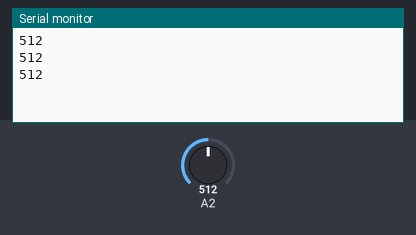
The sketch below on a simulated Arduino Uno, built with avr-gcc and run on an emulated ATmega328P. Parts: the last lines printed to the serial monitor. The test bench sets the inputs (shaded band); at power-on: A2 = 512.

Above: at 1.3 s.
1.4 s: A2 set to 716
At 1.9 s:
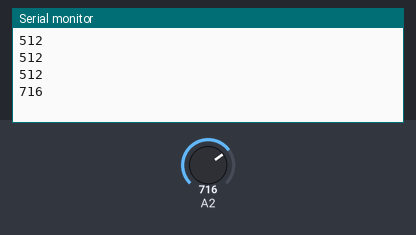
2.9 s: A2 set to 900
At 3.4 s:
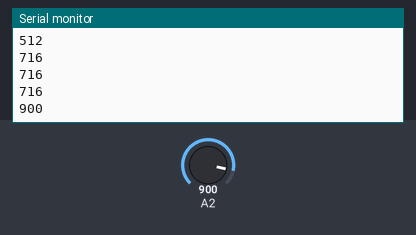
Timing chart, 0 to 5.9 s (numbered marks = the images above; inputs shaded):
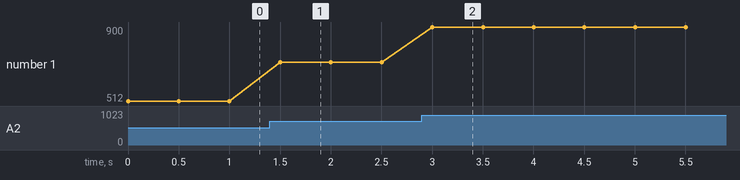

The sketch:

sensor.ino
```cpp
int x;

void setup() {
 pinMode(2,INPUT);
 Serial.begin(9600);
 x = 0;
}

void loop() {
 x=analogRead(2);
Serial.flush();
 Serial.println(x);


 //Allow Time to Process Serial Communication
 delay(500);
}
```

Measured:
- after the input at 1.4 s, the serial monitor: prints a new line after 0.10 s (image 1)
- after the input at 2.9 s, the serial monitor: prints a new line after 0.10 s (image 2)
- plotted number 1: 512 → 716 after the input at 1.4 s, 716 → 900 after the input at 2.9 s
